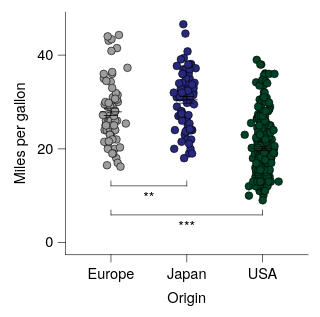

Express this chart as Vega-Lite.
### Vega-Lite specification from a JSON file in a GitHub repository (floating-point values rounded to 4 significant figures; data arrays with more than 128 entries replaced by an {"elided": "..."} marker saying what was removed)
{"background": null, "config": {"arc": {"fill": "#DBDBDB", "fillOpacity": 1.0, "innerRadius": 25.0, "padAngle": 0.03, "stroke": "black", "strokeOpacity": 1, "strokeWidth": 0.25}, "area": {"fill": "#DBDBDB", "fillOpacity": 1.0, "stroke": "black", "strokeOpacity": 1, "strokeWidth": 0.25}, "axis": {"domain": true, "domainCap": "round", "domainColor": "black", "domainWidth": 0.25, "grid": false, "gridCap": "round", "gridColor": "#F1F1F1", "gridDash": [0, 0], "gridOpacity": 1.0, "gridWidth": 0.25, "labelColor": "black", "labelFont": "Helvetica Neue, HelveticaNeue, Helvetica, Arial, sans-serif", "labelFontSize": 6, "labelFontStyle": "normal", "labelFontWeight": 400, "offset": 0, "ticks": true, "tickCap": "round", "tickColor": "black", "tickRound": false, "tickSize": 3.0, "tickWidth": 0.25, "titleColor": "black", "titleFont": "Helvetica Neue, HelveticaNeue, Helvetica, Arial, sans-serif", "titleFontSize": 6, "titleFontStyle": "normal", "titleFontWeight": 400}, "axisX": {"domain": true, "labelAlign": "center", "labelAngle": 0, "labels": true, "ticks": true, "translate": 0}, "axisY": {"domain": true, "labelAlign": "right", "labelAngle": 0, "labels": true, "ticks": true, "translate": 0}, "axisRight": {"domain": true, "labelAlign": "left", "labelAngle": 0, "labels": true, "ticks": true, "translate": 0}, "axisTop": {"domain": true, "labelAlign": "center", "labelAngle": 0, "labels": true, "ticks": true, "translate": 0}, "axisBand": {"tickOffset": 0}, "bar": {"fill": "#DBDBDB", "fillOpacity": 1.0, "stroke": "black", "strokeOpacity": 1, "strokeWidth": 0.25}, "boxplot": {"size": 9.0, "ticks": {"cornerRadius": 0.25, "fill": "black", "opacity": 1, "size": 4.5, "thickness": 0.25}, "box": {"fillOpacity": 1.0, "stroke": "black", "strokeOpacity": 1, "strokeWidth": 0.25}, "median": {"cornerRadius": 0, "fill": "black", "fillOpacity": 1.0, "opacity": 1, "size": 9.0, "thickness": 0.25}, "rule": {"fill": "black", "fillOpacity": 1.0, "size": 10.0, "stroke": "black", "strokeDash": [0, 0], "strokeOpacity": 1, "strokeWidth": 0.25}, "outliers": {"color": "black", "fill": "black", "fillOpacity": 1.0, "size": 0, "stroke": "black", "strokeOpacity": 1, "strokeWidth": 0.25}}, "circle": {"fill": "black", "fillOpacity": 1.0, "size": 1.25, "stroke": null, "strokeOpacity": 1, "strokeWidth": 0.25}, "errorband": {"band": {"fillOpacity": 0.6, "stroke": null, "strokeWidth": 0.25, "strokeOpacity": 1}, "borders": {"opacity": 0, "strokeOpacity": 1, "strokeWidth": 0.25}}, "errorbar": {"opacity": 1, "rule": {"strokeDash": [0, 0], "strokeWidth": 0.25}, "ticks": {"color": "black", "cornerRadius": 0.125, "opacity": 1, "size": 6.0, "thickness": 0.25}, "thickness": 0.25}, "font": "Helvetica Neue, HelveticaNeue, Helvetica, Arial, sans-serif", "geoshape": {"fill": "#DBDBDB", "fillOpacity": 1.0, "stroke": "black", "strokeOpacity": 1, "strokeWidth": 0.25}, "header": {"labelColor": "black", "labelFont": "Helvetica Neue, HelveticaNeue, Helvetica, Arial, sans-serif", "labelFontSize": 6, "labelFontStyle": "normal", "labelFontWeight": 400, "titleColor": "black", "titleFont": "Helvetica Neue, HelveticaNeue, Helvetica, Arial, sans-serif", "titleFontSize": 6, "titleFontStyle": "normal", "titleFontWeight": 400, "titlePadding": 0}, "legend": {"disable": false, "offset": 4.5, "titlePadding": 4, "labelOffset": 2, "gradientLabelOffset": 2, "columnPadding": 4, "rowPadding": 2, "gradientThickness": 5, "gradientOpacity": 1.0, "gradientStrokeColor": "black", "gradientStrokeWidth": 0.25, "labelColor": "black", "labelFont": "Helvetica Neue, HelveticaNeue, Helvetica, Arial, sans-serif", "labelFontSize": 6, "labelFontStyle": "normal", "labelFontWeight": 400, "strokeColor": "black", "strokeWidth": 0, "symbolSize": 36, "symbolStrokeColor": "black", "symbolStrokeWidth": 0.25, "titleColor": "black", "titleFont": "Helvetica Neue, HelveticaNeue, Helvetica, Arial, sans-serif", "titleFontSize": 6, "titleFontStyle": "normal", "titleFontWeight": 400}, "line": {"color": "black", "stroke": "black", "strokeCap": "butt", "strokeDash": [0, 0], "strokeOpacity": 1, "strokeWidth": 0.5}, "point": {"filled": true, "fill": "#DBDBDB", "fillOpacity": 1.0, "size": 5.0, "stroke": "black", "strokeOpacity": 1, "strokeWidth": 0.25}, "range": {"category": ["#9D9D9D", "#28287D", "#004225", "#47266F", "#00605D", "#DBDBDB", "#7983C1", "#6E927B", "#937FB4", "#699A97"], "diverging": {"scheme": ["#4F4265", "#6A5C82", "#85789D", "#A196B7", "#BDB5CE", "#D8D6DD", "#F6F6F6", "#CED8D7", "#9DBFBD", "#75A3A0", "#518683", "#326967", "#164D4B"]}, "heatmap": {"scheme": ["#440154", "#472270", "#433E82", "#38598C", "#2C728E", "#238A8D", "#24A086", "#39B578", "#5DC862", "#96D646", "#CAE02D", "#FDE724"]}, "ordinal": {"scheme": ["#F1F1F1", "#DBDBDB", "#C6C6C6", "#B2B2B2", "#9D9D9D", "#898989", "#767676", "#636363", "#515151", "#404040", "#2F2F2F", "#1F1F1F"]}, "ramp": {"scheme": ["#440154", "#472270", "#433E82", "#38598C", "#2C728E", "#238A8D", "#24A086", "#39B578", "#5DC862", "#96D646", "#CAE02D", "#FDE724"]}}, "rule": {"color": "black", "stroke": "black", "strokeCap": "round", "strokeDash": [2, 2], "strokeOpacity": 1, "strokeWidth": 0.25}, "scale": {"barBandPaddingInner": 0.1, "rectBandPaddingInner": 0, "tickBandPaddingInner": 0.1, "bandPaddingOuter": 0.1, "bandWithNestedOffsetPaddingInner": 0.2, "bandWithNestedOffsetPaddingOuter": 0.2, "offsetBandPaddingInner": 0, "offsetBandPaddingOuter": 0, "continuousPadding": 5.0, "round": false}, "rect": {"fill": "#DBDBDB", "fillOpacity": 1.0, "stroke": "black", "strokeOpacity": 1, "strokeWidth": 0.25}, "square": {"fill": "#DBDBDB", "fillOpacity": 1.0, "size": 10.0, "stroke": "black", "strokeOpacity": 1, "strokeWidth": 0.25}, "text": {"color": "black", "font": "Helvetica Neue, HelveticaNeue, Helvetica, Arial, sans-serif", "fontSize": 6, "fontStyle": "normal", "fontWeight": 400}, "tick": {"color": "black", "cornerRadius": 0.125, "opacity": 1.0, "size": 9.0, "thickness": 0.25}, "title": {"anchor": "middle", "frame": "group", "color": "black", "font": "Helvetica Neue, HelveticaNeue, Helvetica, Arial, sans-serif", "fontSize": 6, "fontStyle": "normal", "fontWeight": 400, "subtitleColor": "black", "subtitleFont": "Helvetica Neue, HelveticaNeue, Helvetica, Arial, sans-serif", "subtitleFontSize": 6, "subtitleFontStyle": "normal", "subtitleFontWeight": 400}, "trail": {"color": "black", "opacity": 1, "size": 0.5}, "view": {"continuousWidth": 100, "continuousHeight": 100, "discreteWidth": 100, "discreteHeight": 100, "fill": null, "stroke": null, "strokeWidth": 0.25}}, "layer": [{"data": {"name": "data-5a85ede2053d4aec77293cfb476ae07b"}, "mark": {"type": "circle", "opacity": 1.0, "size": 10.0, "stroke": "black", "strokeOpacity": 1, "strokeWidth": 0.25}, "encoding": {"color": {"field": "Origin", "legend": null, "scale": {"domain": ["Europe", "Japan", "USA"]}, "sort": ["Europe", "Japan", "USA"], "title": null, "type": "nominal"}, "x": {"axis": {}, "field": "Origin", "scale": {"domain": ["Europe", "Japan", "USA"]}, "sort": ["Europe", "Japan", "USA"], "title": "Origin", "type": "nominal"}, "xOffset": {"field": "jitter_x", "scale": {"domain": [-7.33, 7.33], "range": [5.17, 19.83]}, "type": "quantitative"}, "y": {"field": "Miles_per_Gallon", "title": "Miles per gallon", "type": "quantitative", "scale": {"nice": false}}}}, {"data": {"name": "data-64e7897fd8423deef5c97d660b6d3367"}, "mark": {"type": "errorbar"}, "encoding": {"x": {"axis": {}, "field": "Origin", "scale": {"domain": ["Europe", "Japan", "USA"]}, "sort": ["Europe", "Japan", "USA"], "title": "Origin", "type": "nominal"}, "y": {"field": "__mean", "title": "Miles per gallon", "type": "quantitative", "scale": {"nice": false}}, "yError": {"field": "__error"}}}, {"data": {"name": "data-64e7897fd8423deef5c97d660b6d3367"}, "mark": {"type": "tick"}, "encoding": {"x": {"axis": {}, "field": "Origin", "scale": {"domain": ["Europe", "Japan", "USA"]}, "sort": ["Europe", "Japan", "USA"], "title": "Origin", "type": "nominal"}, "y": {"field": "__mean", "title": "Miles per gallon", "type": "quantitative", "scale": {"nice": false}}}}, {"layer": [{"layer": [{"data": {"values": [{"x": "Europe", "x2": "Japan", "y": 9.0, "__dysonsphere__": 1}]}, "mark": {"type": "rule", "strokeCap": "round", "strokeDash": [0, 0], "strokeWidth": 0.25, "yOffset": -6.0}, "encoding": {"x": {"value": 18.75}, "x2": {"value": 50.0}, "y": {"field": "y", "type": "quantitative", "scale": {"nice": false}}}}, {"data": {"values": [{"x": "Europe", "y": 9.0, "y2": 9.0, "__dysonsphere__": 1}]}, "mark": {"type": "rule", "strokeCap": "round", "strokeDash": [0, 0], "strokeWidth": 0.25, "y2Offset": -8.0, "yOffset": -6.0}, "encoding": {"x": {"value": 18.75}, "y": {"field": "y", "type": "quantitative", "scale": {"nice": false}}, "y2": {"field": "y2"}}}, {"data": {"values": [{"x": "Japan", "y": 9.0, "y2": 9.0, "__dysonsphere__": 1}]}, "mark": {"type": "rule", "strokeCap": "round", "strokeDash": [0, 0], "strokeWidth": 0.25, "y2Offset": -8.0, "yOffset": -6.0}, "encoding": {"x": {"value": 50.0}, "y": {"field": "y", "type": "quantitative", "scale": {"nice": false}}, "y2": {"field": "y2"}}}, {"data": {"values": [{"y": 9.0, "label": "**", "__dysonsphere__": 1}]}, "mark": {"type": "text", "align": "center", "baseline": "top", "dy": -4.0, "fontSize": 6}, "encoding": {"text": {"field": "label", "type": "nominal"}, "x": {"value": 34.38}, "y": {"field": "y", "type": "quantitative", "scale": {"nice": false}}}}]}, {"layer": [{"data": {"values": [{"x": "Europe", "x2": "USA", "y": 9.0, "__dysonsphere__": 1}]}, "mark": {"type": "rule", "strokeCap": "round", "strokeDash": [0, 0], "strokeWidth": 0.25, "yOffset": 6.0}, "encoding": {"x": {"value": 18.75}, "x2": {"value": 81.25}, "y": {"field": "y", "type": "quantitative", "scale": {"nice": false}}}}, {"data": {"values": [{"x": "Europe", "y": 9.0, "y2": 9.0, "__dysonsphere__": 1}]}, "mark": {"type": "rule", "strokeCap": "round", "strokeDash": [0, 0], "strokeWidth": 0.25, "y2Offset": 4.0, "yOffset": 6.0}, "encoding": {"x": {"value": 18.75}, "y": {"field": "y", "type": "quantitative", "scale": {"nice": false}}, "y2": {"field": "y2"}}}, {"data": {"values": [{"x": "USA", "y": 9.0, "y2": 9.0, "__dysonsphere__": 1}]}, "mark": {"type": "rule", "strokeCap": "round", "strokeDash": [0, 0], "strokeWidth": 0.25, "y2Offset": 4.0, "yOffset": 6.0}, "encoding": {"x": {"value": 81.25}, "y": {"field": "y", "type": "quantitative", "scale": {"nice": false}}, "y2": {"field": "y2"}}}, {"data": {"values": [{"y": 9.0, "label": "***", "__dysonsphere__": 1}]}, "mark": {"type": "text", "align": "center", "baseline": "top", "dy": 8.0, "fontSize": 6}, "encoding": {"text": {"field": "label", "type": "nominal"}, "x": {"value": 50.0}, "y": {"field": "y", "type": "quantitative", "scale": {"nice": false}}}}]}], "name": "__dysonsphere_5d5c1722a1b45322_37"}], "$schema": "https://vega.github.io/schema/vega-lite/v6.4.1.json", "datasets": {"data-5a85ede2053d4aec77293cfb476ae07b": {"elided": "398 records"}, "data-64e7897fd8423deef5c97d660b6d3367": [{"Origin": "USA", "__mean": 20.08, "__error": 0.4058, "__dysonsphere__": 1}, {"Origin": "Japan", "__mean": 30.45, "__error": 0.6852, "__dysonsphere__": 1}, {"Origin": "Europe", "__mean": 27.89, "__error": 0.8037, "__dysonsphere__": 1}]}}
